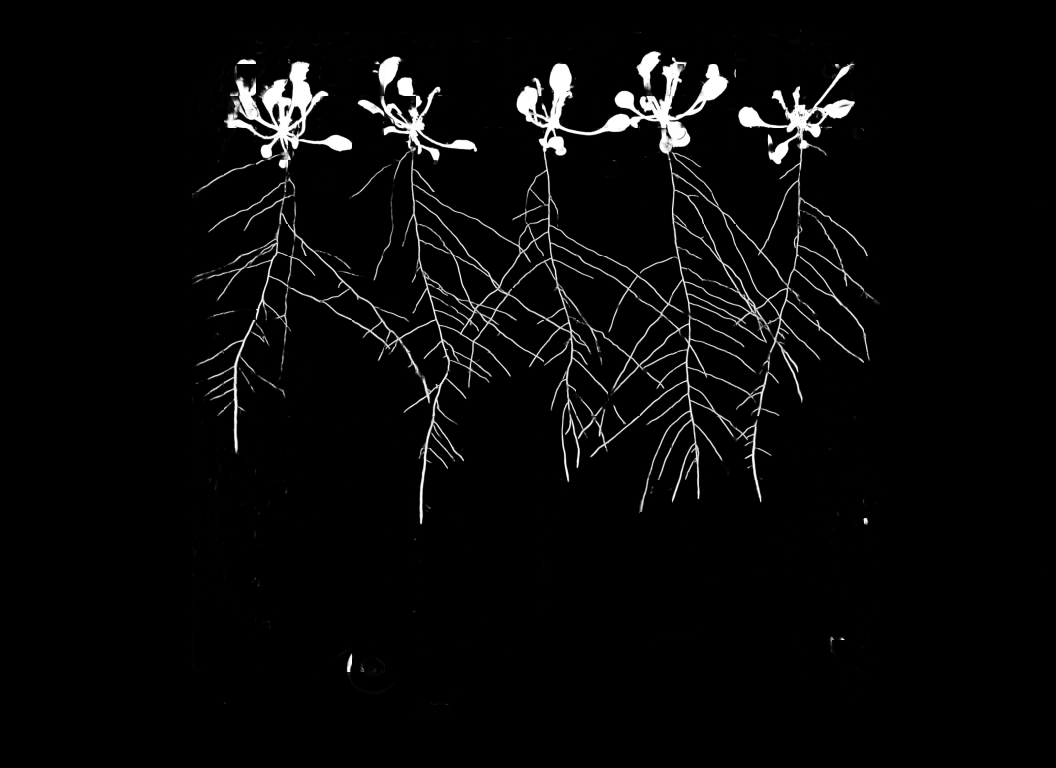
#> input picture Artificial Intelligence Scientist - Computer Vision & Robotics NPEC/1. Computer Vision/Task5/predicted_masks_all/combined_mask_2.png, 4224 x 3072 px, found by its file name (shown at 1/4 size)
$ jupyter execute --allow-errors task_5.ipynb
#> lines starting #> are read from the running program, lines starting #| are printed output that depends on the picture; after the words box and inside, x2 and y2 are one past the last pixel; in counts of white or black regions, pixels touching at a corner belong together
[cell 1]
import cv2
import skimage
import matplotlib.pyplot as plt
import numpy as np
import os
import random

[cell 2]
root_directory = r'C:\Users\domin\Desktop\Year 2 Block B\2023-24b-fai2-adsai-DominikSzewczyk224180\1. Computer Vision\Task4\predicted_masks\predicted_masks_root'
seed_directory = r'C:\Users\domin\Desktop\Year 2 Block B\2023-24b-fai2-adsai-DominikSzewczyk224180\1. Computer Vision\Task4\predicted_masks\predicted_masks_seed'
shoot_directory = r'C:\Users\domin\Desktop\Year 2 Block B\2023-24b-fai2-adsai-DominikSzewczyk224180\1. Computer Vision\Task4\predicted_masks\predicted_masks_shoot'

output_directory = r'C:\Users\domin\Desktop\Year 2 Block B\2023-24b-fai2-adsai-DominikSzewczyk224180\1. Computer Vision\Task5\predicted_masks_all'

# Function to combine masks pairwise from each directory and save the results
def combine_pairwise_masks(root_dir, seed_dir, shoot_dir, output_dir):
    root_files = os.listdir(root_dir)
    seed_files = os.listdir(seed_dir)
    shoot_files = os.listdir(shoot_dir)

    num_masks = min(len(root_files), len(seed_files), len(shoot_files))

    for i in range(num_masks):
        root_mask = cv2.imread(os.path.join(root_dir, root_files[i]), cv2.IMREAD_GRAYSCALE)
        seed_mask = cv2.imread(os.path.join(seed_dir, seed_files[i]), cv2.IMREAD_GRAYSCALE)
        shoot_mask = cv2.imread(os.path.join(shoot_dir, shoot_files[i]), cv2.IMREAD_GRAYSCALE)

        combined_mask = cv2.bitwise_or(root_mask, seed_mask)
        combined_mask = cv2.bitwise_or(combined_mask, shoot_mask)

        cv2.imwrite(os.path.join(output_dir, f'combined_mask_{i}.png'), combined_mask)

# Combine masks pairwise from each directory
#> (the rest of this cell did not finish here and is left out)

## Example semantic segmentation mask

[cell 3]
combined_mask = cv2.imread(r"C:\Users\domin\Desktop\Year 2 Block B\2023-24b-fai2-adsai-DominikSzewczyk224180\1. Computer Vision\Task5\predicted_masks_all\combined_mask_2.png", cv2.IMREAD_GRAYSCALE)
#> combined_mask is the input picture: shape (3072, 4224); min 0, max 255, mean 8.6

_, thresholded = cv2.threshold(combined_mask, 10, 255, cv2.THRESH_BINARY)
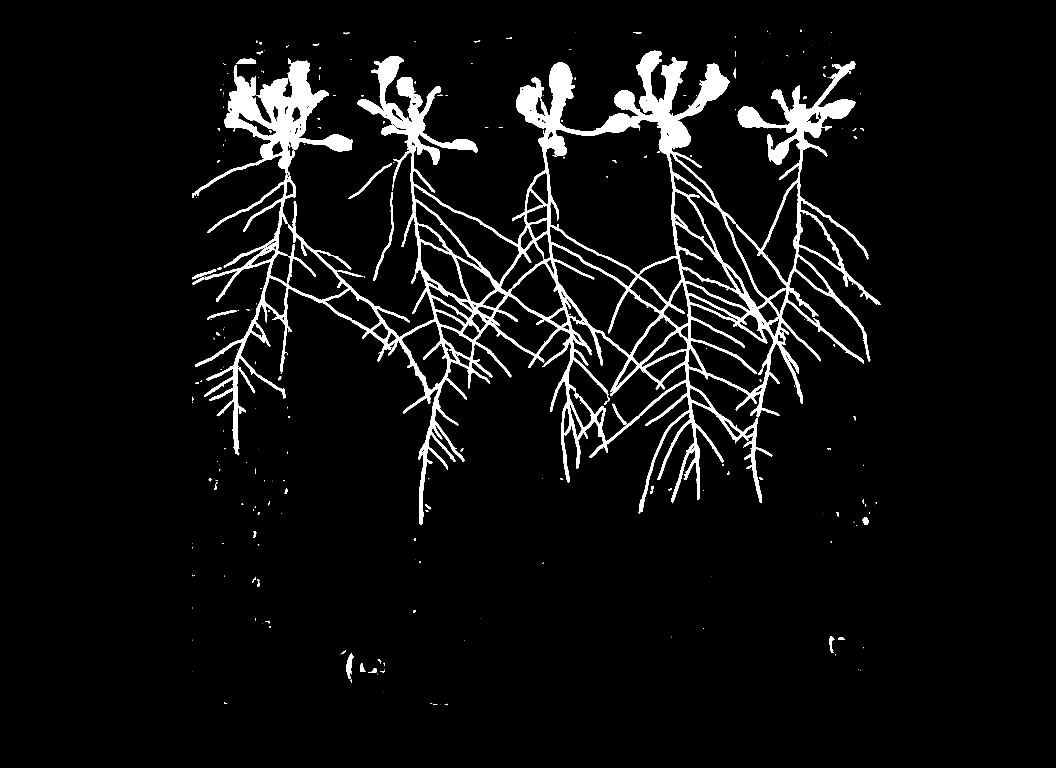
#> thresholded: shape (3072, 4224) (shown at 1/4 size); 5.2% white; 372 white regions (246 under 20 px), largest, box (x1, y1, x2, y2) and area: (768, 203, 3522, 2100) 658067, (1493, 768, 1576, 1124) 2706, (1394, 653, 1567, 796) 1664

plt.imshow(thresholded, cmap='gray')

##  Instance segmentation mask

[cell 4]
def visualize_detected_instances(mask_path):
    combined_mask = cv2.imread(mask_path, cv2.IMREAD_GRAYSCALE)

    cv2.line(combined_mask, (1377, 0), (1350, combined_mask.shape[0]), (0, 0, 0), thickness=5)
    cv2.line(combined_mask, (1895, 0), (2000, combined_mask.shape[0]), (0, 0, 0), thickness=5)
    cv2.line(combined_mask, (2415, 0), (2500, combined_mask.shape[0]), (0, 0, 0), thickness=5)
    cv2.line(combined_mask, (2920, 0), (3000, combined_mask.shape[0]), (0, 0, 0), thickness=5)


    _, thresholded = cv2.threshold(combined_mask, 5, 255, cv2.THRESH_BINARY)
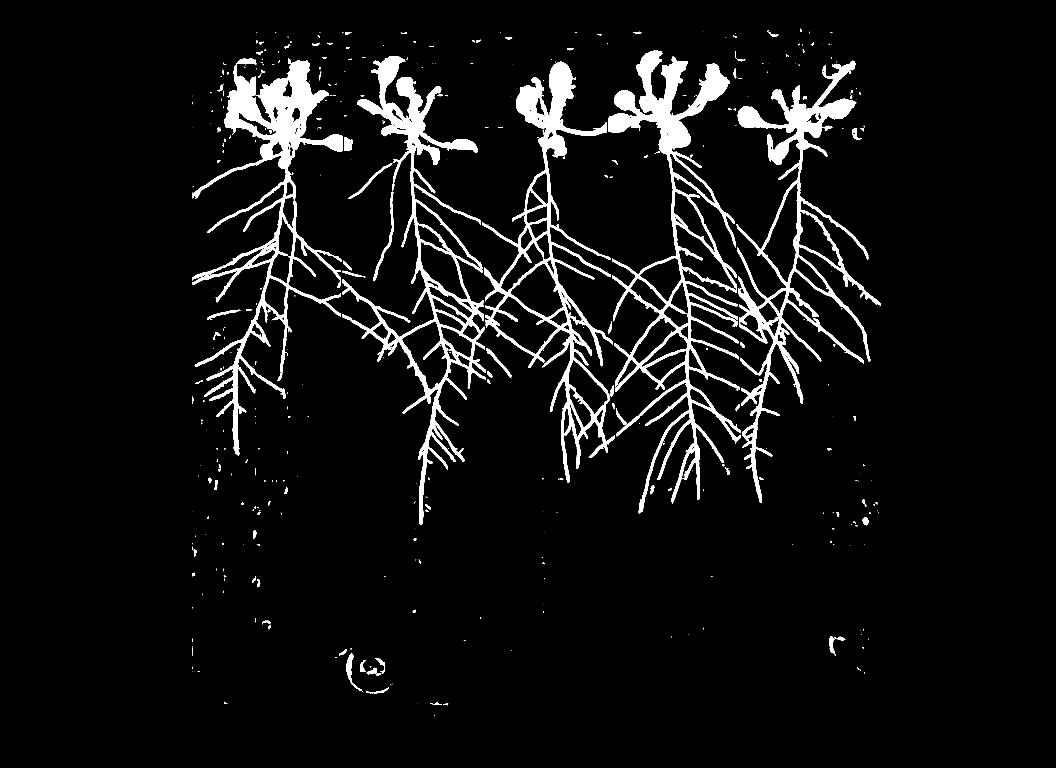
#> thresholded: shape (3072, 4224) (shown at 1/4 size); 5.7% white; 627 white regions (423 under 20 px), largest, box (x1, y1, x2, y2) and area: (2432, 202, 2963, 2056) 169024, (768, 234, 1369, 1822) 148948, (1370, 224, 1944, 2100) 131513


    kernel = np.ones((5, 5), np.uint8)
    morphed = cv2.morphologyEx(thresholded, cv2.MORPH_CLOSE, kernel)
#> morphed: shape (3072, 4224); 5.8% white; 390 white regions (209 under 20 px), largest, box (x1, y1, x2, y2) and area: (2432, 202, 2963, 2056) 171808, (768, 234, 1369, 1822) 154421, (1370, 224, 1944, 2100) 136672
    morphed = cv2.morphologyEx(morphed, cv2.MORPH_OPEN, kernel)
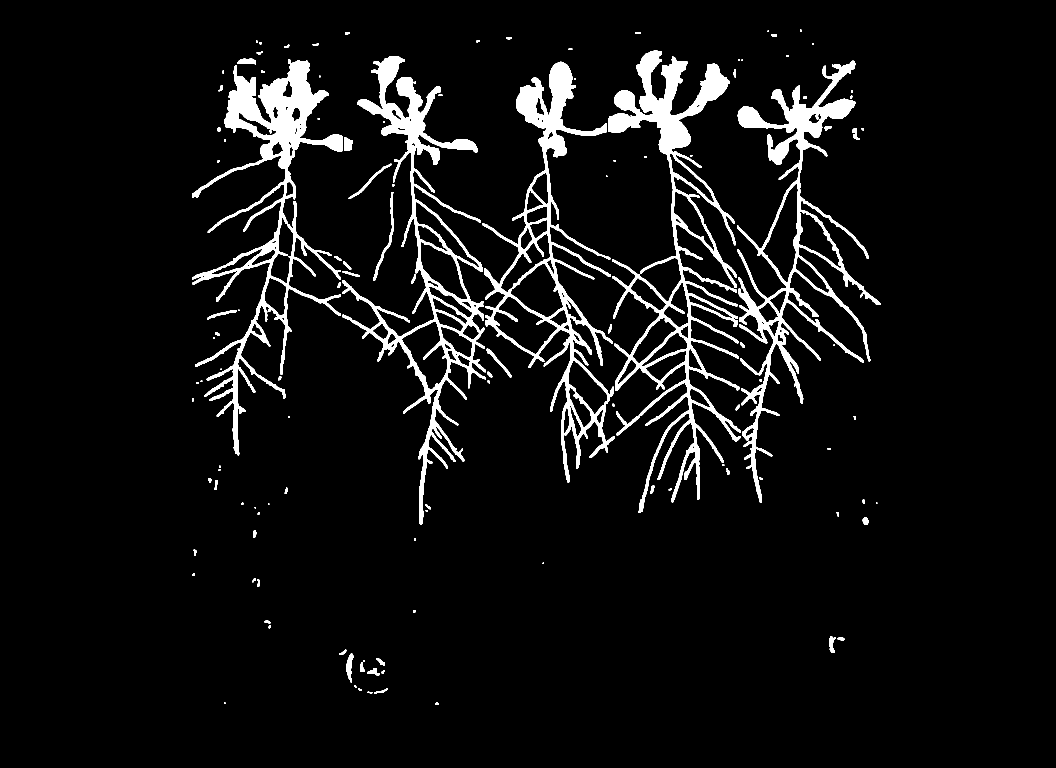
#> morphed: shape (3072, 4224) (shown at 1/4 size); 5.7% white; 131 white regions

    contours, _ = cv2.findContours(morphed, cv2.RETR_EXTERNAL, cv2.CHAIN_APPROX_SIMPLE)
#> contours = 130 contours, 9 with area under 20; largest, box (x1, y1, x2, y2) and area: (2432, 203, 2962, 2052) 238798, (1930, 247, 2460, 1930) 238230, (1370, 225, 1944, 2099) 224230, (2948, 243, 3522, 2010) 184700, (768, 236, 1369, 1821) 180504


    filtered_contours = [contour for contour in contours if cv2.contourArea(contour) > 3000]
#> filtered_contours = 5 contours; box (x1, y1, x2, y2) and area: (2432, 203, 2962, 2052) 238798, (1930, 247, 2460, 1930) 238230, (1370, 225, 1944, 2099) 224230, (2948, 243, 3522, 2010) 184700, (768, 236, 1369, 1821) 180504

    contours_to_use = sorted(filtered_contours, key=cv2.contourArea, reverse=True)[:len(filtered_contours)]
#> contours_to_use has the same summary as filtered_contours

    instance_id = 0
    for contour in contours_to_use:
        x, y, w, h = cv2.boundingRect(contour)
        cv2.putText(combined_mask, str(instance_id), (x, y - 10), cv2.FONT_HERSHEY_SIMPLEX, 0.5, (255, 255, 255), 2)
        cv2.rectangle(combined_mask, (x, y), (x + w, y + h), (255, 255, 255), 3)
        instance_id += 1
#> this loop made 5 passes
#> (x, y, w, h) on passes 1 to 5: (2432, 203, 530, 1849), (1930, 247, 530, 1683), (1370, 225, 574, 1874), (2948, 243, 574, 1767), (768, 236, 601, 1585)
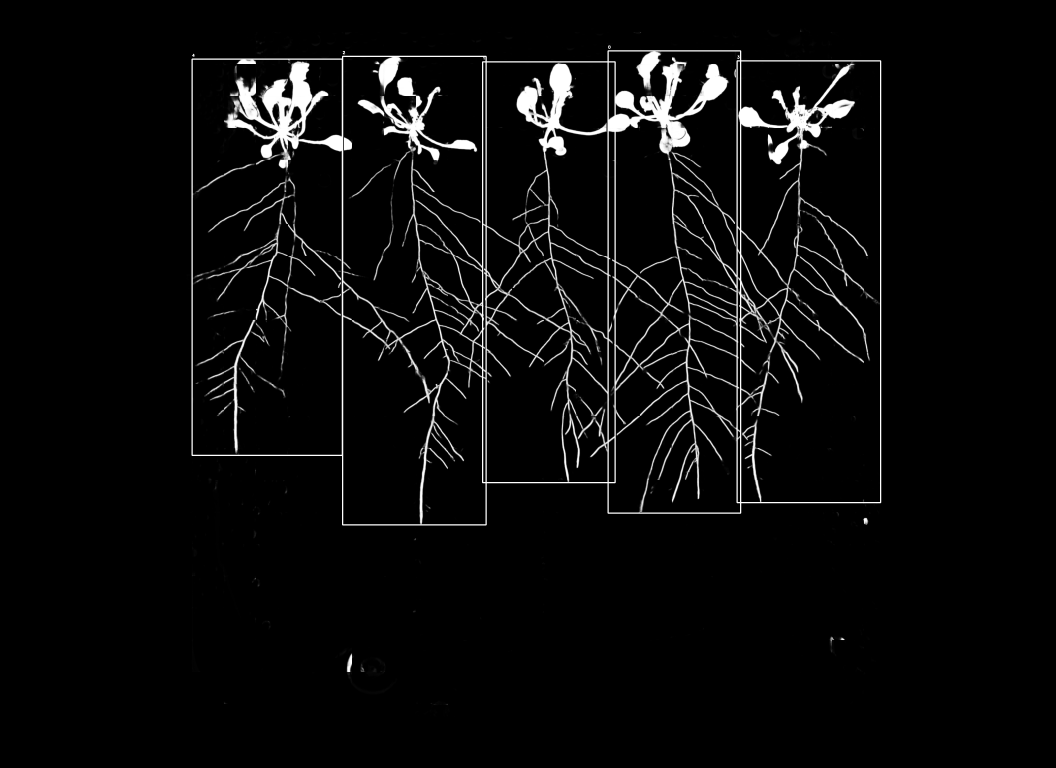
#> combined_mask: shape (3072, 4224) (shown at 1/4 size); min 0, max 255, mean 10.6
#> after the loop, instance_id = 5


    plt.imshow(combined_mask, cmap='gray')
    plt.show()

mask_path = r"C:\Users\domin\Desktop\Year 2 Block B\2023-24b-fai2-adsai-DominikSzewczyk224180\1. Computer Vision\Task5\predicted_masks_all\combined_mask_2.png"
visualize_detected_instances(mask_path)

[cell 5]
def visualize_random_instance():
    masks_folder = r"C:\Users\domin\Desktop\Year 2 Block B\2023-24b-fai2-adsai-DominikSzewczyk224180\1. Computer Vision\Task5\predicted_masks_all"
    masks = os.listdir(masks_folder)

    random_mask = random.choice(masks)
    mask_path = os.path.join(masks_folder, random_mask)

    visualize_detected_instances(mask_path)
#> the loop in visualize_detected_instances (call 2), `for contour in contours_to_use:` made 5 passes

$ run again, with Artificial Intelligence Scientist - Computer Vision & Robotics NPEC/1. Computer Vision/Task5/predicted_masks_all/combined_mask_0.png copied over Artificial Intelligence Scientist - Computer Vision & Robotics NPEC/1. Computer Vision/Task5/predicted_masks_all/combined_mask_2.png
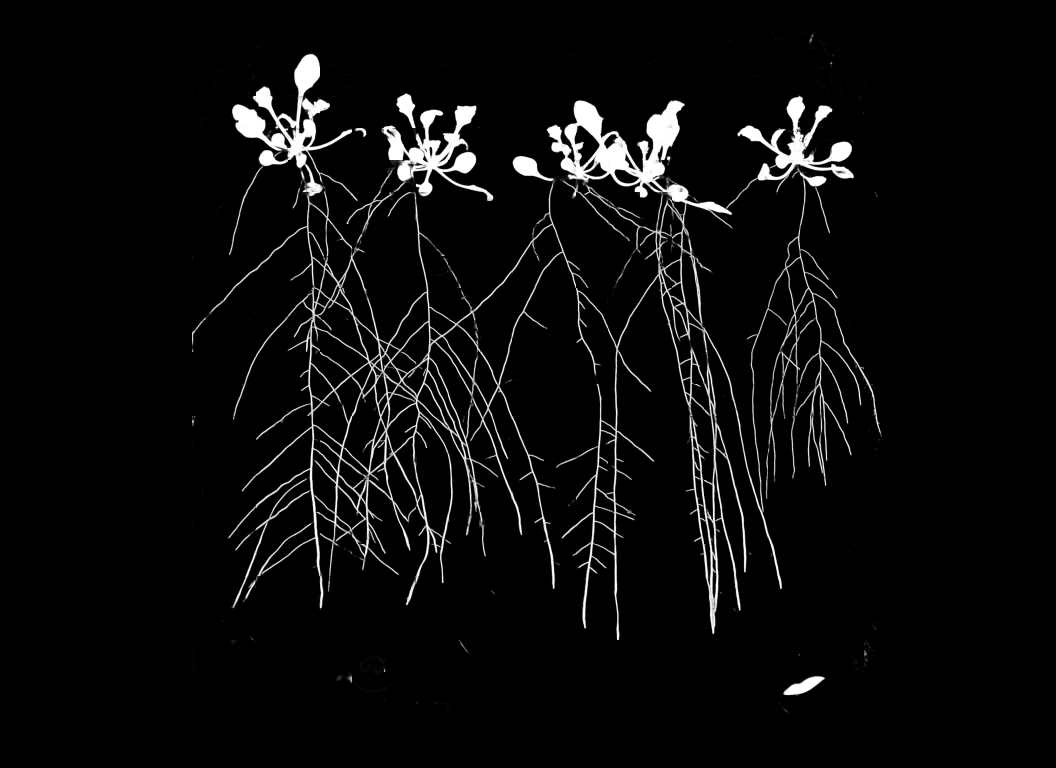
#> input picture Artificial Intelligence Scientist - Computer Vision & Robotics NPEC/1. Computer Vision/Task5/predicted_masks_all/combined_mask_0.png, 4224 x 3072 px, found by its file name (shown at 1/4 size)
#> combined_mask is the input picture: shape (3072, 4224); min 0, max 255, mean 11.3
#> `_, thresholded = cv2.threshold(combined_mask, 10, 255, cv2.THRESH_BINA..`:
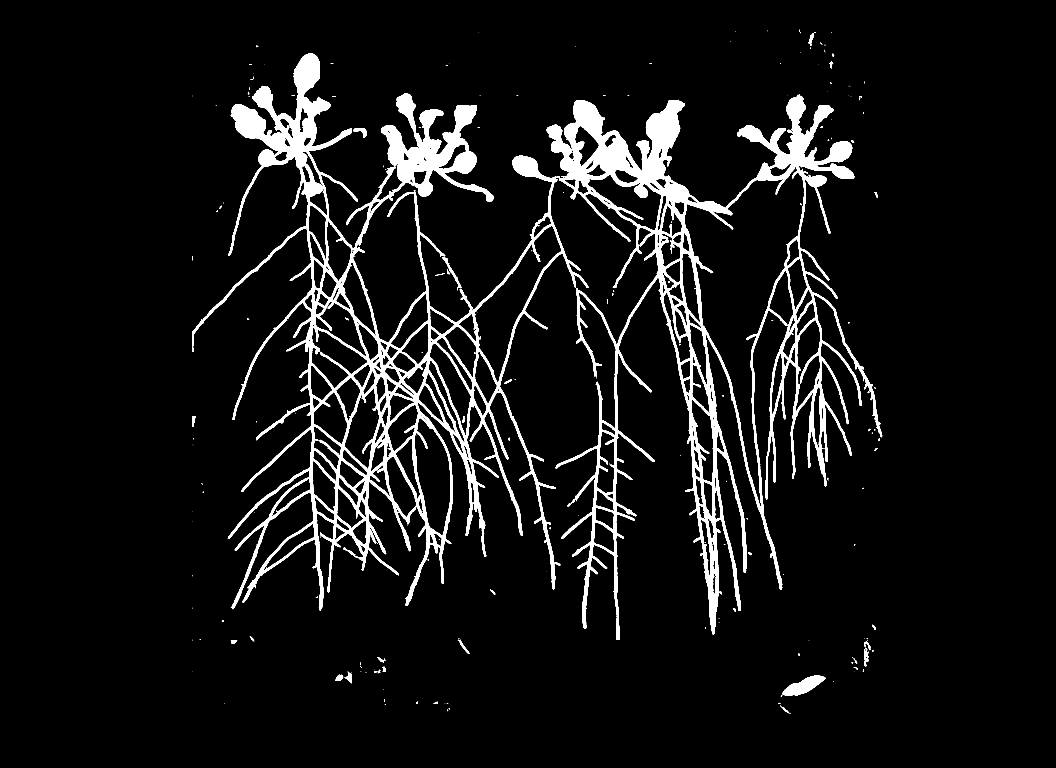
#> thresholded: shape (3072, 4224) (shown at 1/4 size); 6.6% white; 291 white regions (210 under 20 px), largest, box (x1, y1, x2, y2) and area: (768, 213, 3529, 2560) 842796, (3130, 2702, 3302, 2783) 6881, (1770, 1028, 1845, 1162) 1219
#> contours = 96 contours, 8 with area under 20; largest, box (x1, y1, x2, y2) and area: (1362, 372, 1956, 2422) 520499, (2434, 399, 2972, 2537) 281466, (768, 213, 1369, 2442) 249162, (2945, 378, 3529, 2358) 206248, (1940, 400, 2449, 2356) 104670
#> filtered_contours = 8 contours; box (x1, y1, x2, y2) and area: (1362, 372, 1956, 2422) 520499, (2434, 399, 2972, 2537) 281466, (768, 213, 1369, 2442) 249162, (2945, 378, 3529, 2358) 206248, (1940, 400, 2449, 2356) 104670, (2223, 1526, 2480, 2560) 43676, (3130, 2702, 3302, 2783) 6902, (1958, 1733, 2091, 2142) 4492
#> contours_to_use has the same summary as filtered_contours
#> the loop in visualize_detected_instances, `for contour in contours_to_use:` made 8 passes
#> (x, y, w, h) on passes 1 to 8: (1362, 372, 594, 2050), (2434, 399, 538, 2138), (768, 213, 601, 2229), (2945, 378, 584, 1980), (1940, 400, 509, 1956), (2223, 1526, 257, 1034), (3130, 2702, 172, 81), (1958, 1733, 133, 409)
#> after the loop in visualize_detected_instances, `for contour in contours_to_use:`:
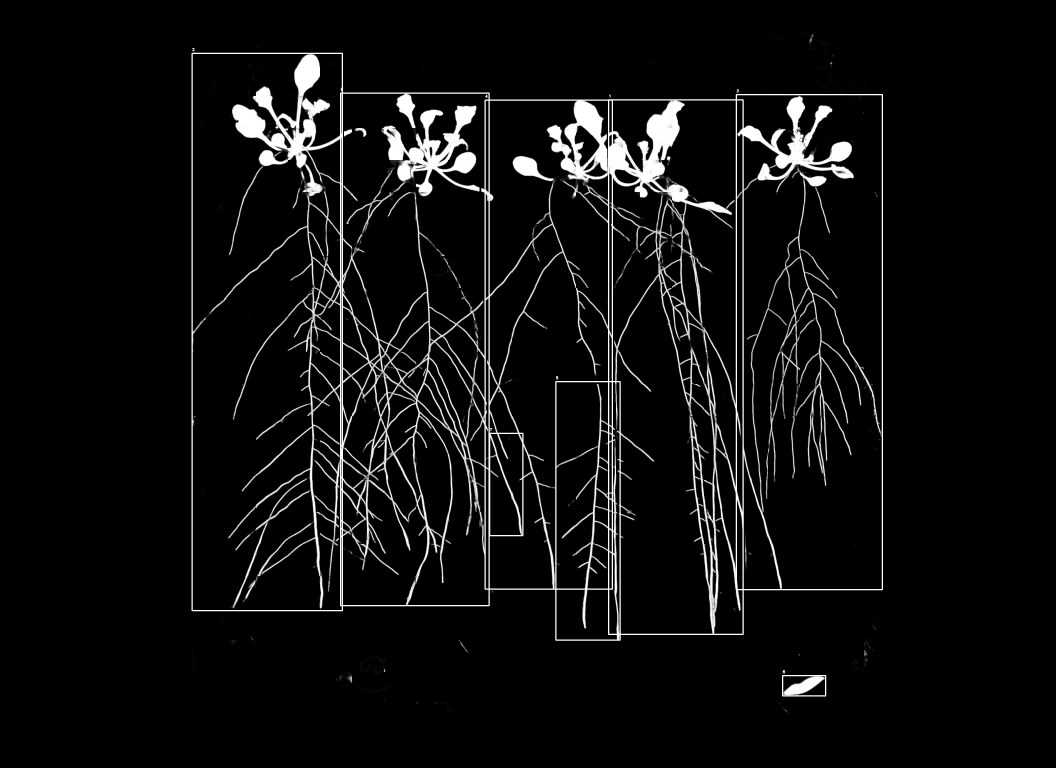
#> combined_mask: shape (3072, 4224) (shown at 1/4 size); min 0, max 255, mean 14.1
#> after the loop in visualize_detected_instances, `for contour in contours_to_use:`: instance_id = 8
#> the loop in visualize_detected_instances (call 2), `for contour in contours_to_use:` made 8 passes
